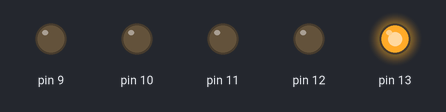
The sketch below on a simulated Arduino Uno, built with avr-gcc and run on an emulated ATmega328P. On the bench: output pins drawn as LEDs (lit = HIGH).

Above: at 5.5 s.
At 6.5 s:
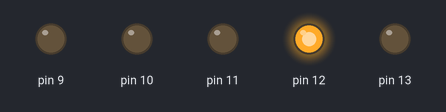
At 7.5 s:
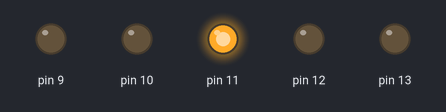
At 8.5 s:
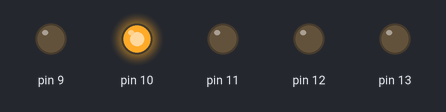
At 9.5 s:
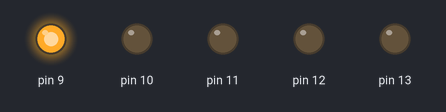
Timing chart, 0 to 11.5 s (numbered marks = the images above):
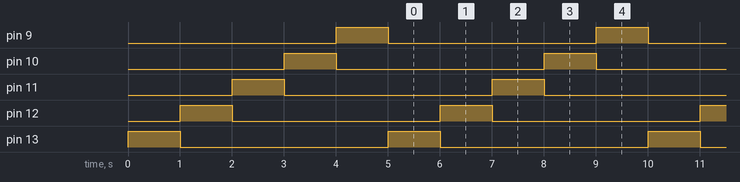

Measured:
- by itself, pin 9–13: alternates HIGH for 1.0 s and LOW for 4.0 s
- by itself, everything shown: repeats every 5.0 s, in 6 steps

The sketch:

All_LED.ino
```cpp
void setup() {
  for(int i = 13; i >= 9; i-- )
  {
    pinMode(i, OUTPUT);
    digitalWrite(i, HIGH);
    delay(1000);
    digitalWrite(i, LOW);
  }
}

void loop() {
  setup();
}
```
